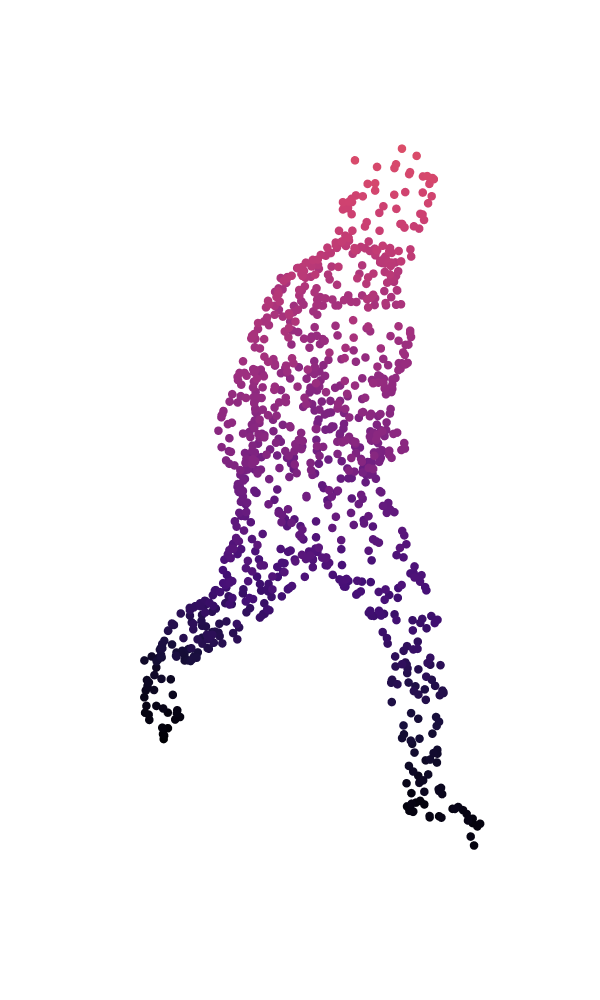

The notebook cell this image was saved under:
### Code cell
p = "datasets/action_smplx_models/male_run.npz"
points, faces = utils.sampled_verts_from_path(p, idx = 60, n_points = 1000, return_faces=True)
regions = utils.faces_to_regions(faces)
color = ["red" if reg != "left_shin" else "green" for reg in regions]
plot_arr(points, cam = dict(x=0, y=2.5, z=1), color = values_to_dark_colors(points[:,2], colorscale="Magma"), size = 5)

### Figure 1 — Plotly figure (JSON) as saved in the notebook; plotly's stock layout.template omitted (floating-point values rounded to 4 significant figures; data arrays with more than 128 entries replaced by an {"elided": "..."} marker saying what was removed)
{"data": [{"marker": {"color": {"elided": "1000 str values"}, "colorscale": [[0, "#0508b8"], [0.08333, "#1910d8"], [0.1667, "#3c19f0"], [0.25, "#6b1cfb"], [0.3333, "#981cfd"], [0.4167, "#bf1cfd"], [0.5, "#dd2bfd"], [0.5833, "#f246fe"], [0.6667, "#fc67fd"], [0.75, "#fe88fc"], [0.8333, "#fea5fd"], [0.9167, "#febefe"], [1, "#fec3fe"]], "opacity": 1, "showscale": false, "size": 5}, "mode": "markers", "type": "scatter3d", "x": {"elided": "1000 float values"}, "y": {"elided": "1000 float values"}, "z": {"elided": "1000 float values"}}], "layout": {"height": 1000, "margin": {"b": 0, "l": 0, "r": 0, "t": 0}, "paper_bgcolor": "rgba(0,0,0,0)", "plot_bgcolor": "rgba(0,0,0,0)", "scene": {"aspectmode": "data", "camera": {"eye": {"x": 0, "y": 2.5, "z": 1}}, "xaxis": {"showbackground": false, "showgrid": false, "showticklabels": false, "title": {"text": ""}, "visible": false, "zeroline": false}, "yaxis": {"showbackground": false, "showgrid": false, "showticklabels": false, "title": {"text": ""}, "visible": false, "zeroline": false}, "zaxis": {"showbackground": false, "showgrid": false, "showticklabels": false, "title": {"text": ""}, "visible": false, "zeroline": false}}, "showlegend": false, "width": 600}}
